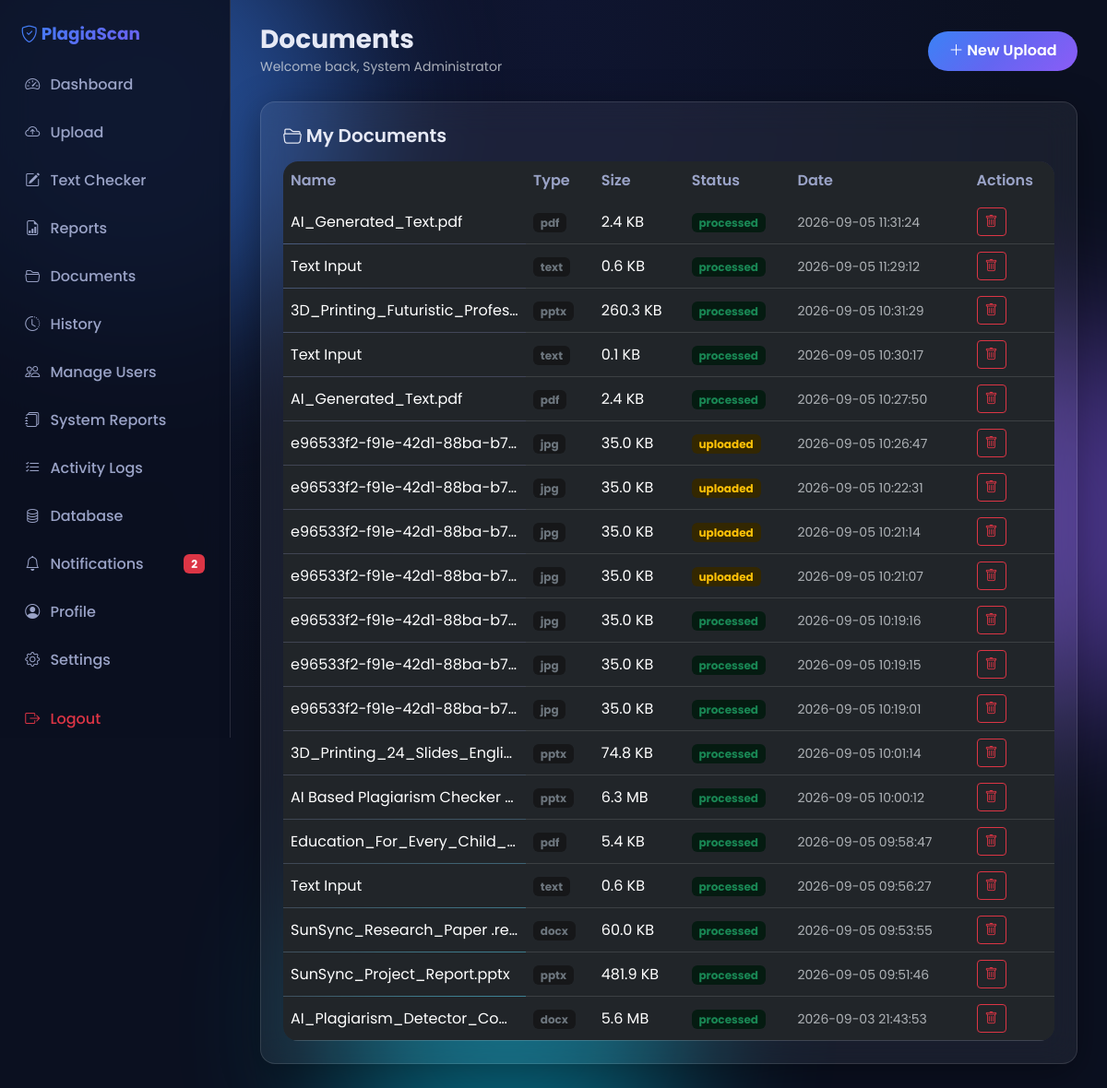
The page /documents (signed in) on the database its author committed.
### tables this page shows
CREATE TABLE users (
  id              INTEGER PRIMARY KEY AUTOINCREMENT,
  role_id         INTEGER NOT NULL,
  full_name       TEXT NOT NULL,
  email           TEXT NOT NULL UNIQUE,
  password_hash   TEXT NOT NULL,
  phone           TEXT,
  avatar_url      TEXT,
  department      TEXT,
  is_active       INTEGER NOT NULL DEFAULT 1,
  reset_token     TEXT,
  reset_expires   TEXT,
  created_at      TEXT DEFAULT CURRENT_TIMESTAMP,
  updated_at      TEXT DEFAULT CURRENT_TIMESTAMP,
  FOREIGN KEY (role_id) REFERENCES roles(id) ON DELETE RESTRICT
);

CREATE TABLE documents (
  id              INTEGER PRIMARY KEY AUTOINCREMENT,
  user_id         INTEGER NOT NULL,
  original_name   TEXT NOT NULL,
  stored_name     TEXT NOT NULL,
  file_path       TEXT NOT NULL,
  file_type       TEXT NOT NULL,
  file_size       INTEGER NOT NULL DEFAULT 0,
  title           TEXT,
  extracted_text  TEXT,
  text_hash       TEXT,
  status          TEXT NOT NULL DEFAULT 'uploaded',
  created_at      TEXT DEFAULT CURRENT_TIMESTAMP,
  FOREIGN KEY (user_id) REFERENCES users(id) ON DELETE CASCADE
);

### backend/routes/pages.py (the view)
@bp.route("/documents")
@login_required
def documents_list():
    u = current_user()
    docs = list_documents_by_user(u["id"])
    return render_template("documents.html", docs=docs)

### backend/app.py (called while the page is built)
def _inject_current_user():
    from utils.auth import current_user
    return {"current_user": current_user()}

### backend/db.py (called while the page is built)
def _get_sqlite_conn():
    conn = getattr(_sqlite_local, "conn", None)
    if conn is None:
        conn = sqlite3.connect(SQLITE_PATH)
        conn.row_factory = sqlite3.Row
        conn.execute("PRAGMA foreign_keys = ON;")
        _sqlite_local.conn = conn
    return conn

def get_conn():
    if DB_BACKEND == "mysql":
        if not _HAS_PYMYSQL:
            raise RuntimeError("DB_BACKEND=mysql but PyMySQL is not installed. Run: pip install pymysql")
        return _get_mysql_conn()
    return _get_sqlite_conn()

def _convert_sql(sql):
    if DB_BACKEND == "sqlite":
        return sql.replace("%s", "?")
    return sql

def query(sql, params=None):
    params = params or []
    conn = get_conn()
    try:
        cur = conn.cursor()
        cur.execute(_convert_sql(sql), params)
        rows = cur.fetchall()
        if DB_BACKEND == "sqlite":
            return [dict(r) for r in rows]
        return list(rows)
    finally:
        if DB_BACKEND == "mysql":
            conn.close()

def query_one(sql, params=None):
    params = params or []
    conn = get_conn()
    try:
        cur = conn.cursor()
        cur.execute(_convert_sql(sql), params)
        row = cur.fetchone()
        if row is None:
            return None
        if DB_BACKEND == "sqlite":
            return dict(row)
        return dict(row)
    finally:
        if DB_BACKEND == "mysql":
            conn.close()

### backend/models.py (called while the page is built)
def get_user_by_id(user_id: int):
    return query_one("SELECT * FROM users WHERE id = %s", [user_id])

def list_documents_by_user(user_id: int):
    return query("SELECT * FROM documents WHERE user_id = %s ORDER BY id DESC", [user_id])

def unread_notification_count(user_id: int):
    row = query_one("SELECT COUNT(*) AS c FROM notifications WHERE user_id = %s AND is_read = 0", [user_id])
    return row["c"] if row else 0

### backend/routes/pages.py (called while the page is built)
def inject_unread_count():
    if "user_id" in session:
        return {"unread_count": unread_notification_count(session["user_id"])}
    return {"unread_count": 0}

### backend/utils/auth.py (called while the page is built)
def login_required(f):
    @wraps(f)
    def wrapper(*args, **kwargs):
        if "user_id" not in session:
            flash("Please log in to continue.", "warning")
            return redirect(url_for("auth.login"))
        return f(*args, **kwargs)
    return wrapper

### templates/documents.html (shortened to what this page needs)
{% extends "dash_base.html" %}
{% block dash_title %}Documents{% endblock %}
{% block dash_content %}
<div class="glass p-4">
  <h5 class="fw-semibold mb-3"><i class="bi bi-folder2-open"></i> My Documents</h5>
  <div class="table-glass">
    <table class="table table-hover">
      <thead><tr><th>Name</th><th>Type</th><th>Size</th><th>Status</th><th>Date</th><th>Actions</th></tr></thead>
      <tbody>
      {% for d in docs %}
      <tr>
        <td class="text-truncate" style="max-width:220px">{{ d.original_name }}</td>
        <td><span class="badge bg-secondary-subtle text-secondary">{{ d.file_type }}</span></td>
        <td>{{ '%.1f MB' % (d.file_size/1048576) if d.file_size >= 1048576 else '%.1f KB' % (d.file_size/1024) }}</td>
        <td><span class="badge bg-{% if d.status == 'processed' %}success{% else %}warning{% endif %}-subtle text-{% if d.status == 'processed' %}success{% else %}warning{% endif %}">{{ d.status }}</span></td>
        <td><small class="text-muted">{{ d.created_at }}</small></td>
        <td>
          <form method="POST" action="{{ url_for('pages.delete_doc', doc_id=d.id) }}" class="d-inline" onsubmit="return confirm('Delete this document?')">
            <button class="btn btn-sm btn-outline-danger"><i class="bi bi-trash"></i></button>
          </form>
        </td>
      </tr>
      {% endfor %}
      </tbody>
    </table>
  </div>
</div>
{% endblock %}

### templates/dash_base.html (shortened to what this page needs)
{% extends "base.html" %}
{% block body %}
<div class="dash-shell">
  <aside class="dash-sidebar">
    <div class="brand"><i class="bi bi-shield-check"></i> PlagiaScan</div>
    {% set role = current_user.role %}
    {% set dash_url = url_for(role ~ '.dashboard') %}
    <a href="{{ dash_url }}" class="{% if request.endpoint and request.endpoint.endswith('dashboard') %}active{% endif %}">
      <i class="bi bi-speedometer2"></i> Dashboard
    </a>
    <a href="{{ url_for('pages.upload_page') }}"><i class="bi bi-cloud-arrow-up"></i> Upload</a>
    <a href="{{ url_for('pages.text_checker') }}"><i class="bi bi-pencil-square"></i> Text Checker</a>
    <a href="{{ url_for('pages.reports_list') }}"><i class="bi bi-file-earmark-bar-graph"></i> Reports</a>
    <a href="{{ url_for('pages.documents_list') }}"><i class="bi bi-folder2-open"></i> Documents</a>
    <a href="{{ url_for('pages.history') }}"><i class="bi bi-clock-history"></i> History</a>
    {% if role == 'authority' %}
      <a href="{{ url_for('authority.users') }}"><i class="bi bi-people"></i> Manage Users</a>
      <a href="{{ url_for('authority.reports') }}"><i class="bi bi-journals"></i> System Reports</a>
      <a href="{{ url_for('authority.activity_logs') }}"><i class="bi bi-list-check"></i> Activity Logs</a>
      <a href="{{ url_for('authority.database') }}"><i class="bi bi-database"></i> Database</a>
    {% endif %}
    <a href="{{ url_for('pages.notifications') }}">
      <i class="bi bi-bell"></i> Notifications
      {% if unread_count %}<span class="badge bg-danger ms-auto">{{ unread_count }}</span>{% endif %}
    </a>
    <a href="{{ url_for('pages.profile') }}"><i class="bi bi-person-circle"></i> Profile</a>
    <a href="{{ url_for('pages.settings') }}"><i class="bi bi-gear"></i> Settings</a>
    <a href="{{ url_for('auth.logout') }}" class="mt-3 text-danger"><i class="bi bi-box-arrow-right"></i> Logout</a>
  </aside>
  <main class="dash-main">
    <div class="dash-topbar">
      <div>
        <h3 class="fw-bold mb-0">{% block dash_title %}Dashboard{% endblock %}</h3>
        <small class="text-muted">Welcome back, {{ current_user.full_name }}</small>
      </div>
      <div class="d-flex gap-2 align-items-center">
        <a href="{{ url_for('pages.upload_page') }}" class="btn btn-grad"><i class="bi bi-plus-lg"></i> New Upload</a>
      </div>
    </div>
    {% block dash_content %}{% endblock %}
  </main>
</div>
{% endblock %}

### static/css/style.css (style rules this page uses)
* { box-sizing: border-box; }
html { scroll-behavior: smooth; }
body { margin: 0; font-family: 'Poppins', system-ui, -apple-system, sans-serif; background: var(--bg-0); color: var(--text); line-height: 1.6; min-height: 100vh; overflow-x: hidden; }
a { color: var(--primary-2); text-decoration: none; }
.glass { background: var(--glass); backdrop-filter: blur(18px); -webkit-backdrop-filter: blur(18px); border: 1px solid var(--glass-border); border-radius: var(--radius); box-shadow: var(--shadow); }
.btn-grad { background: var(--grad); border: none; color: #fff; font-weight: 600; padding: 0.6rem 1.4rem; border-radius: 50px; transition: transform .2s, box-shadow .2s; }
.dash-shell { display: grid; grid-template-columns: 250px 1fr; min-height: 100vh; }
.dash-sidebar { background: rgba(11,16,32,0.85); backdrop-filter: blur(16px); border-right: 1px solid var(--glass-border); padding: 1.4rem 0.8rem; position: sticky; top: 0; height: 100vh; overflow-y: auto; }
.dash-sidebar .brand { font-weight: 700; font-size: 1.15rem; background: var(--grad); -webkit-background-clip: text; background-clip: text; -webkit-text-fill-color: transparent; padding: 0 0.6rem 1rem; }
.dash-sidebar a { display: flex; align-items: center; gap: 0.7rem; padding: 0.7rem 0.9rem; border-radius: var(--radius-sm); color: var(--text-muted); font-weight: 500; margin-bottom: 0.25rem; transition: all .2s; }
.dash-main { padding: 1.6rem 2rem; }
.dash-topbar { display: flex; justify-content: space-between; align-items: center; margin-bottom: 1.6rem; }
.table-glass { background: var(--glass); border-radius: var(--radius); overflow: hidden; }
.table-glass table { margin: 0; color: var(--text); }
.table-glass thead { background: rgba(99,102,241,0.15); }
.table-glass th { color: var(--text-muted); font-weight: 600; border: none; }
.table-glass td { border-color: var(--glass-border); vertical-align: middle; }

### rows shown on the page
users: full_name "System Administrator"
documents: original_name "AI_Generated_Text.pdf", file_type "pdf", file_size "2.4 KB", status "processed", created_at "2026-09-05 11:31:24"
documents: original_name "Text Input", file_type "text", file_size "0.6 KB", status "processed", created_at "2026-09-05 11:29:12"
documents: original_name "3D_Printing_Futuristic_Profes…", file_type "pptx", file_size "260.3 KB", status "processed", created_at "2026-09-05 10:31:29"
documents: original_name "Text Input", file_type "text", file_size "0.1 KB", status "processed", created_at "2026-09-05 10:30:17"
documents: original_name "AI_Generated_Text.pdf", file_type "pdf", file_size "2.4 KB", status "processed", created_at "2026-09-05 10:27:50"
documents: original_name "e96533f2-f91e-42d1-88ba-b7…", file_type "jpg", file_size "35.0 KB", status "uploaded", created_at "2026-09-05 10:26:47"
documents: original_name "e96533f2-f91e-42d1-88ba-b7…", file_type "jpg", file_size "35.0 KB", status "uploaded", created_at "2026-09-05 10:22:31"
documents: original_name "e96533f2-f91e-42d1-88ba-b7…", file_type "jpg", file_size "35.0 KB", status "uploaded", created_at "2026-09-05 10:21:14"
documents: original_name "e96533f2-f91e-42d1-88ba-b7…", file_type "jpg", file_size "35.0 KB", status "uploaded", created_at "2026-09-05 10:21:07"
documents: original_name "e96533f2-f91e-42d1-88ba-b7…", file_type "jpg", file_size "35.0 KB", status "processed", created_at "2026-09-05 10:19:16"
documents: original_name "e96533f2-f91e-42d1-88ba-b7…", file_type "jpg", file_size "35.0 KB", status "processed", created_at "2026-09-05 10:19:15"
documents: original_name "e96533f2-f91e-42d1-88ba-b7…", file_type "jpg", file_size "35.0 KB", status "processed", created_at "2026-09-05 10:19:01"
documents: original_name "3D_Printing_24_Slides_Engli…", file_type "pptx", file_size "74.8 KB", status "processed", created_at "2026-09-05 10:01:14"
documents: original_name "AI Based Plagiarism Checker…", file_type "pptx", file_size "6.3 MB", status "processed", created_at "2026-09-05 10:00:12"
documents: original_name "Education_For_Every_Child_…", file_type "pdf", file_size "5.4 KB", status "processed", created_at "2026-09-05 09:58:47"
documents: original_name "Text Input", file_type "text", file_size "0.6 KB", status "processed", created_at "2026-09-05 09:56:27"
documents: original_name "SunSync_Research_Paper .re…", file_type "docx", file_size "60.0 KB", status "processed", created_at "2026-09-05 09:53:55"
documents: original_name "SunSync_Project_Report.pptx", file_type "pptx", file_size "481.9 KB", status "processed", created_at "2026-09-05 09:51:46"
documents: original_name "AI_Plagiarism_Detector_Co…", file_type "docx", file_size "5.6 MB", status "processed", created_at "2026-09-03 21:43:53"

### other values the page prints
{{ unread_count }} "2"
